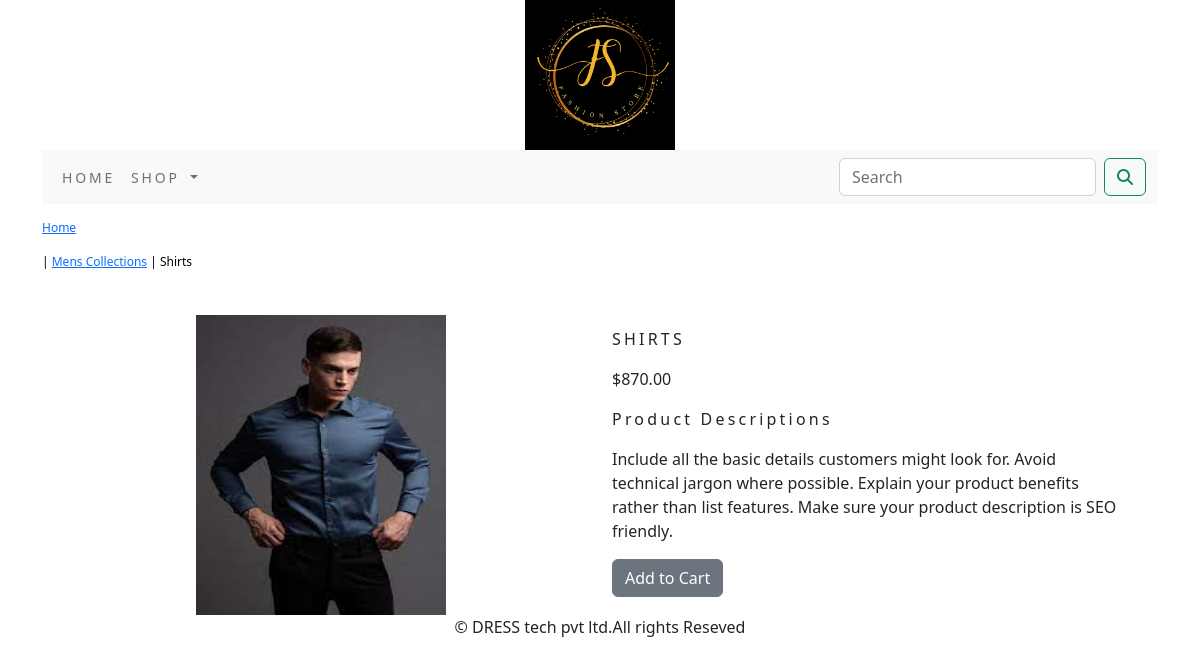
/shop/mens-collections/shirts/, run on the app's committed database.
### dressapp/models.py (models this page shows, shortened)
class Product(models.Model):
    name=models.CharField(max_length=250,unique=True)
    slug=models.SlugField(max_length=250,unique=True)
    description=models.TextField(blank=True)
    price=models.DecimalField(max_digits=10,decimal_places=2)
    category=models.ForeignKey(Category,on_delete=models.CASCADE)
    image=models.ImageField(upload_to='product',blank=True)
    stock=models.IntegerField()
    available=models.BooleanField(default=True)
    created=models.DateTimeField(auto_now_add=True)
    updated=models.DateTimeField(auto_now=True)
    class Meta:
        ordering = ('name',)
        verbose_name = 'product'
        verbose_name_plural = 'products'

class Category(models.Model):
    name=models.CharField(max_length=250,unique=True)
    slug=models.SlugField(max_length=250,unique=True)
    description=models.TextField(blank=True)
    image=models.ImageField(upload_to='category',blank=True)
    class Meta:
        ordering=('name',)
        verbose_name='category'
        verbose_name_plural='categories'
    def get_url(self):
        return reverse('dressapp:products_by_category', args=[self.slug])
    def __str__(self):
        return '{}'.format(self.name)

### dressapp/views.py (the view)
# urls.py: path('<slug:c_slug>/<slug:product_slug>/',views.proDetail,name='prctCatdetail')
def proDetail(request,c_slug,product_slug):
    try:
        product=Product.objects.get(category__slug=c_slug,slug=product_slug)
    except Exception as e:
        raise e
    return render(request,'product.html',{'product':product})

### cart/context_processors.py (called while the page is built)
def counter(request):
    item_count=0
    if 'admin' in request.path:
        return   {}
    else:
        try:
            cart=Cart.objects.filter(cart_id=_cart_id(request))
            cart_items=CartItem.objects.all().filter(cart=cart[:1])
            for cart_item in cart_items:
                 item_count += cart_item.quantity
        except Cart.DoesNotExist:
            item_count =0
    return dict(item_count=item_count)

### cart/views.py (called while the page is built)
def _cart_id(request):
    cart=request.session.session_key
    if not cart:
        cart=request.session.create()
    return cart

### dressapp/context_processors.py (called while the page is built)
def menu_links(request):
    links=Category.objects.all()
    return dict(links=links)

### Templates/product.html (shortened to what this page needs)
{% extends 'base.html' %}
{% load static %}
{% block content %}
<div class="row my_prod_row_class">
  <div class=" mx_auto">
    <p><a href="{% url 'dressapp:allPrctCat' %}">Home</a></p> | <a href = "{{product.category.get_url}}">{{product.category}}</a> | <a>{{product.name}}</a>
  </div>
</div>
<div class="container">
<br>
<div class="row">
  <div class="col-12 col-sm-12 col-md-12 col-lg-6 text-center">
    <div style="min-width:18rem;">
      <img src="{{product.image.url}}" alt="{{product.name}}" style="width:250px; height:300px;">
    </div>
  </div>
    <div class="col-12 col-sm-12 col-md-12 col-lg-6">
      <div>
      <h1 class="my_prod_title">{{product.name}}</h1>
      <p>${{product.price}}</p>
      <p class="my_title">Product Descriptions</p>
      <p class="text-justify my_prod_text">{{product.description}}</p>
      {% if product.stock <= 0 %}
      <p class="text-justify my_prod_text"><b>OUT OF STOCK</b></p>
      {% else %}
      <a class="btn btn-secondary" href="{% url 'cart:add_cart' product.id %}">Add to Cart</a>
      {% endif %}
      </div>
    </div>
  </div>
</div>
</div>
{% endblock %}

### static/css/custom.css (style rules this page uses)
body { font-family: 'Oswald', sans-serif; }
.my_title { font-size:16px; text_transform:uppercase; letter-spacing:.2em; }
.my_prod_row_class { padding-top:15px; padding-bottom:20px; }
.my_prod_row_class .mx_auto { color:#000; font-size:12px; text-decoration:none; }
.my_prod_title { font-size:16px; text-transform:uppercase; letter-spacing:.2em; padding-top:15px; padding-bottom:10px; }
.my_prod_text { padding-right:20px; }

### data on the page
Product: category "Mens Collections", name "Shirts", image (picture), name "SHIRTS", price "870.00", description "Include all the basic details customers might look for. Avoid technical jargon where possible. Explain your product benefits rather than list features. Make sure your product description is SEO friendly."
